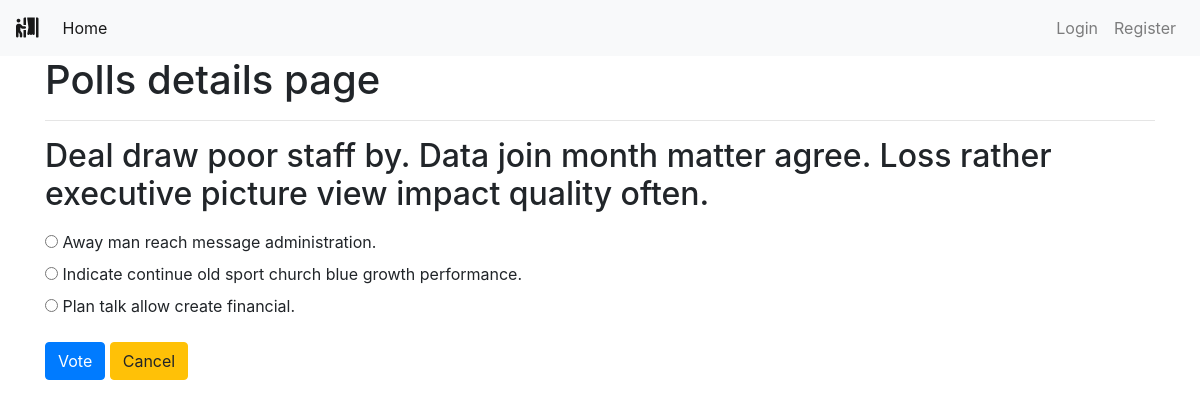
Page /polls/3/ on the committed database.
### polls/models.py (models this page shows, shortened)
class Poll(models.Model):
    owner = models.ForeignKey(User, on_delete=models.CASCADE)
    text = models.TextField()
    pub_date = models.DateTimeField(default=timezone.now)
    active = models.BooleanField(default=True)
    def __str__(self):
        return self.text

class Choice(models.Model):
    poll = models.ForeignKey(Poll, on_delete=models.CASCADE)
    choice_text = models.CharField(max_length=255)

### polls/views.py (the view)
# urls.py: path('<int:poll_id>/', views.poll_detail, name='detail'),
def poll_detail(request, poll_id):
    poll = get_object_or_404(Poll, id=poll_id)
    if not poll.active:
        return render(request, 'polls/poll_result.html', {'poll': poll})
    loop_count = poll.choice_set.count()
    context = {
        'poll': poll,
        'loop_time': range(0, loop_count),
    }
    return render(request, 'polls/poll_detail.html', context)

### polls/templates/polls/poll_detail.html (shortened to what this page needs)
{% extends 'base.html' %}
{% block content %}
<div class="container">
    <h1>Polls details page</h1>
    <hr>
    <h2 class="mt-3 mb-3">{{ poll }}</h2>
    <form action="{% url 'polls:vote' poll.id %}" method="POST">
        {% for choice in poll.choice_set.all %}
        <input type="radio" name="choice" id="choice{{ forloop.counter }}" value="{{ choice.id }}">
        <label for="choice{{ forloop.counter }}">{{ choice.choice_text }}</label>
        <br>
        {% endfor %}
        <input type="submit" value="Vote" class="btn btn-primary mt-3">
        <a class="btn btn-warning mt-3" href="{% url 'polls:list' %}" role="button">Cancel</a>
    </form>
</div>
{% endblock content %}

### rows in the picture
Poll: text "Deal draw poor staff by. Data join month matter agree. Loss rather executive picture view impact quality often."
Choice: choice_text "Away man reach message administration."
Choice: choice_text "Indicate continue old sport church blue growth performance."
Choice: choice_text "Plan talk allow create financial."
